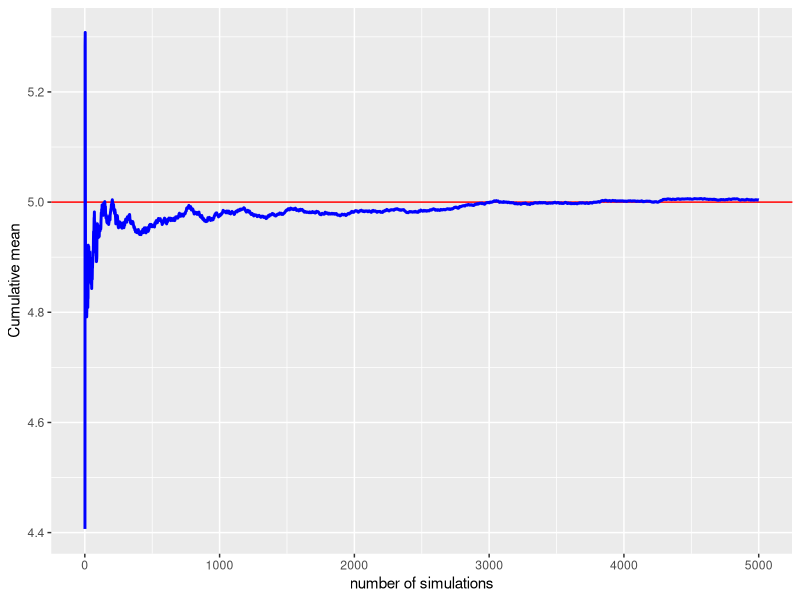
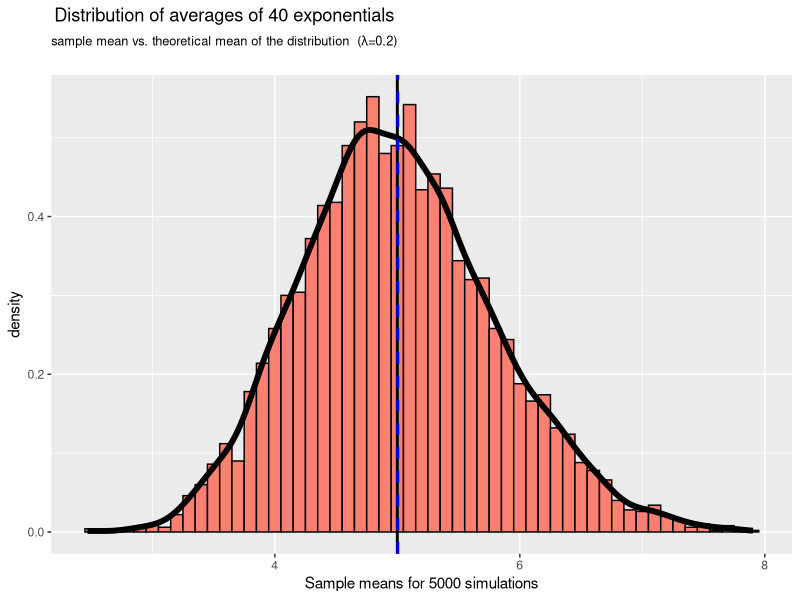
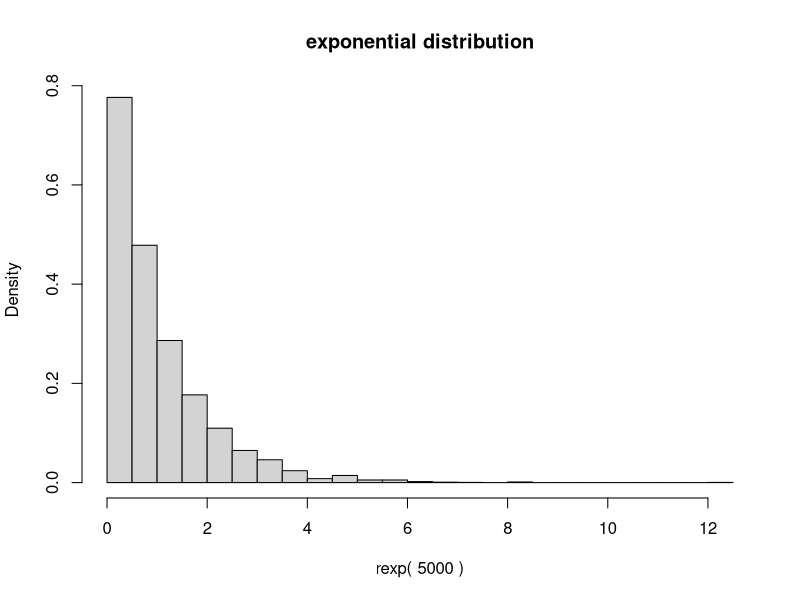
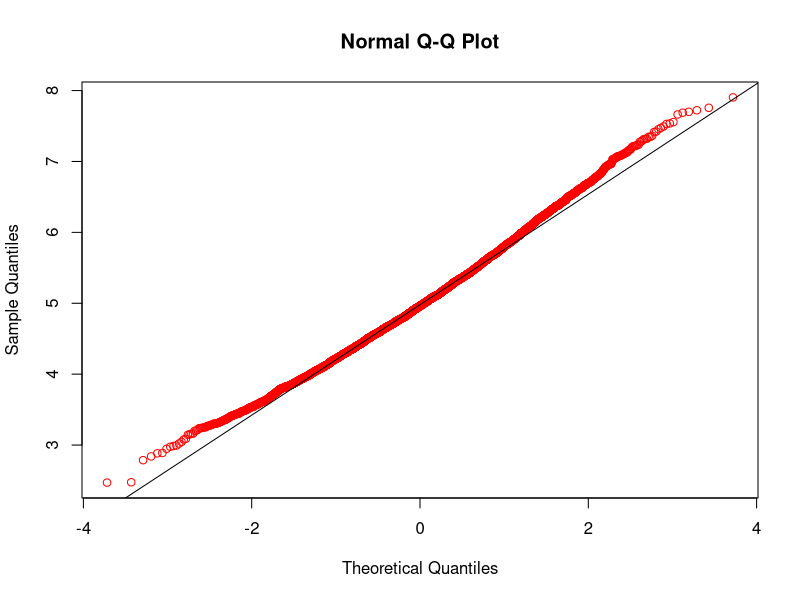

These figures' R source, in order:
## ---- chunk 1
nDistributions <- 40;
nSimulations <- 5000;
lambda <- 0.2;

set.seed(1234)

simulationValues <- rexp( nSimulations * nDistributions, lambda )
simulationMatrix <- matrix(simulationValues, nSimulations, nDistributions)
## ---- chunk 2
theoreticalMean <- 1/lambda

# Simulation mean: each position is the mean of nDistribution random values 
#                  (from an exponential distribution). Length: nSimulatinons
simulationMean <- rowMeans(simulationMatrix);                                                 
sampleMean <- mean(simulationMean)
## ---- chunk 3
sprintf("Theoretical mean: %f", theoreticalMean)
sprintf("Sample mean: %f", sampleMean)
## ---- chunk 4

library(ggplot2)

means <- cumsum(simulationMean)/(1:nSimulations)

g <- ggplot(data.frame(x=1:nSimulations, y = means), aes(x=x, y=y))
g <- g + geom_hline(yintercept = theoreticalMean, color="red") + geom_line(size=1, color="blue")
g <- g + labs(x="number of simulations", y = "Cumulative mean")

g

## ---- chunk 5
theoreticalVariance <- ((1/lambda)^2)/nDistributions  # Theoretical Variance
sampleVariance<- var(simulationMean)

## ---- chunk 6

sprintf("Sample variance: %f", sampleVariance)
sprintf("Theoretical variance: %f", theoreticalVariance)

## ---- chunk 7

g <- ggplot(data = data.frame(simulationMean), aes(x=simulationMean))

g <- g + geom_histogram(fill = "salmon", binwidth=0.1, 
                        aes(y=..density..), color="black")
g <- g + geom_density(size = 2)

g <- g + geom_vline(xintercept = theoreticalMean, size = 1, color = "black", linetype=1, show_guide = TRUE)
g <- g + geom_vline(xintercept = sampleMean, size = 1, color = "blue", linetype=2)

g <- g + ggtitle(bquote(atop(paste("Distribution of averages of ", .(nDistributions), " exponentials"),
                                atop(paste("sample mean vs. theoretical mean of the distribution  (", lambda, "=", .(lambda), ")")))))

g <- g + xlab(paste("Sample means for", nSimulations, "simulations"))

g

## ---- chunk 8
theoreticalMean + c(1, 2, 3)*theoreticalVariance
## ---- chunk 9
quantile(simulationMean, c(0.68, 0.95, 0.99))
## ---- chunk 10

hist(rexp(nSimulations), 
     main = "exponential distribution",
     xlab = paste("rexp(", nSimulations, ")"), freq = FALSE, breaks=30 )


## ---- chunk 11

qqnorm(simulationMean, col="red")
qqline(simulationMean)

